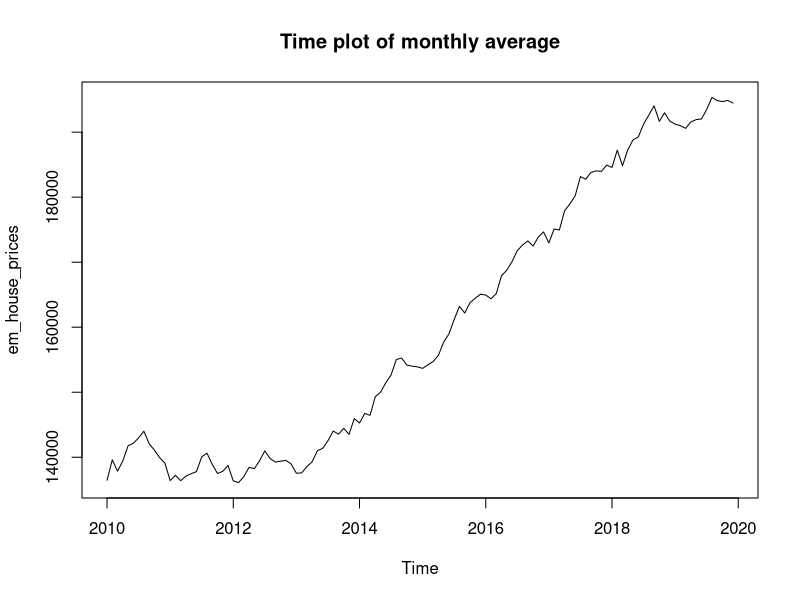
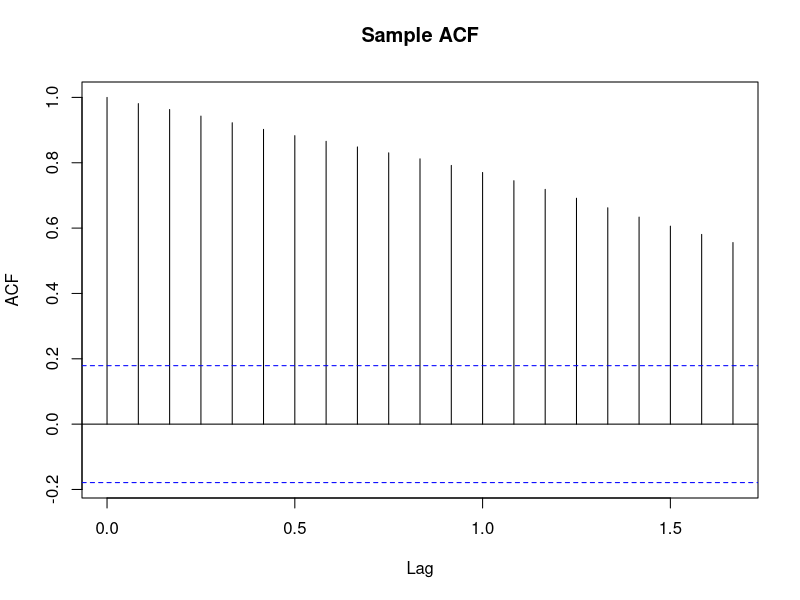
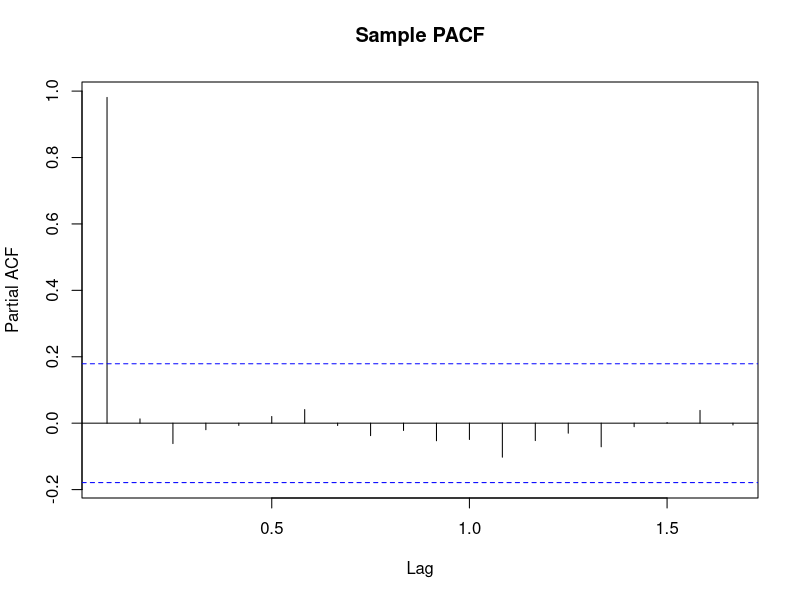
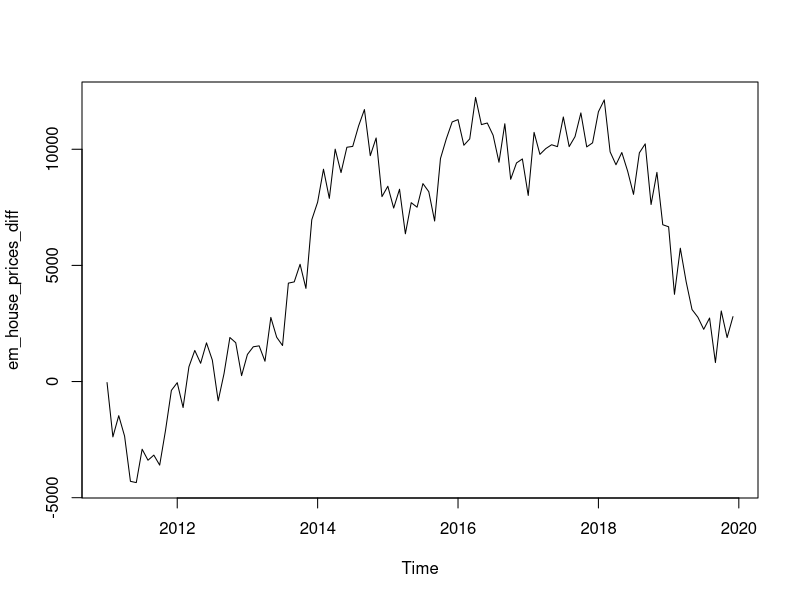
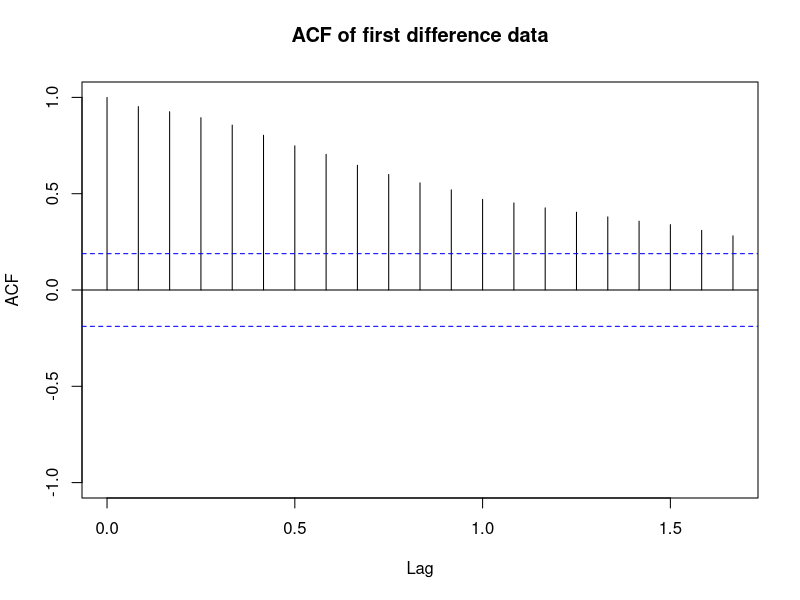
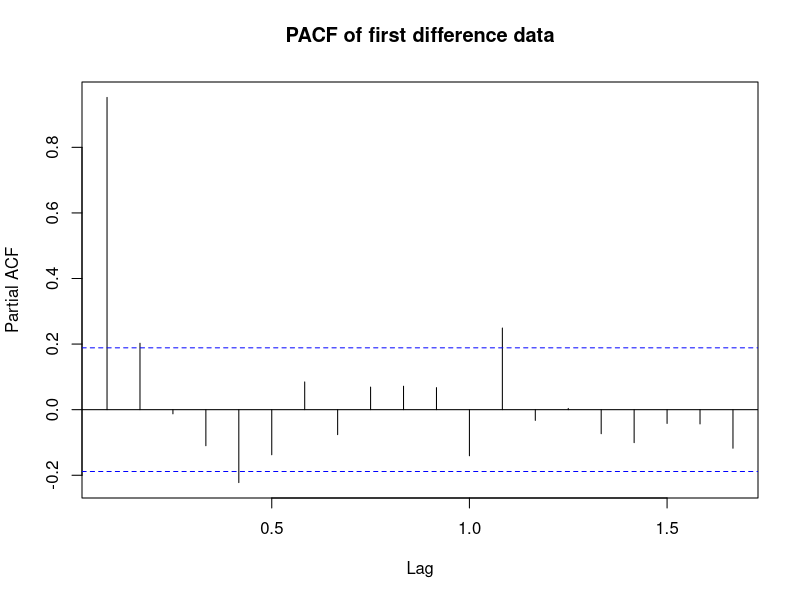
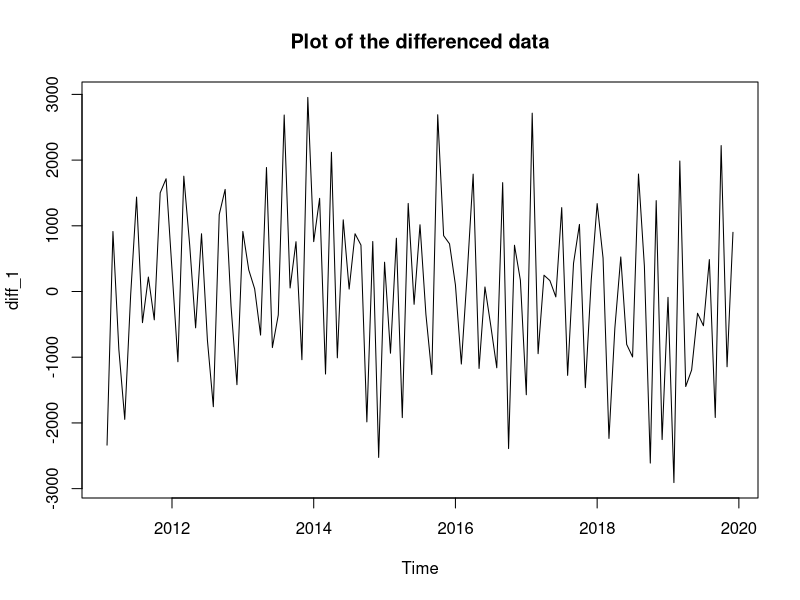
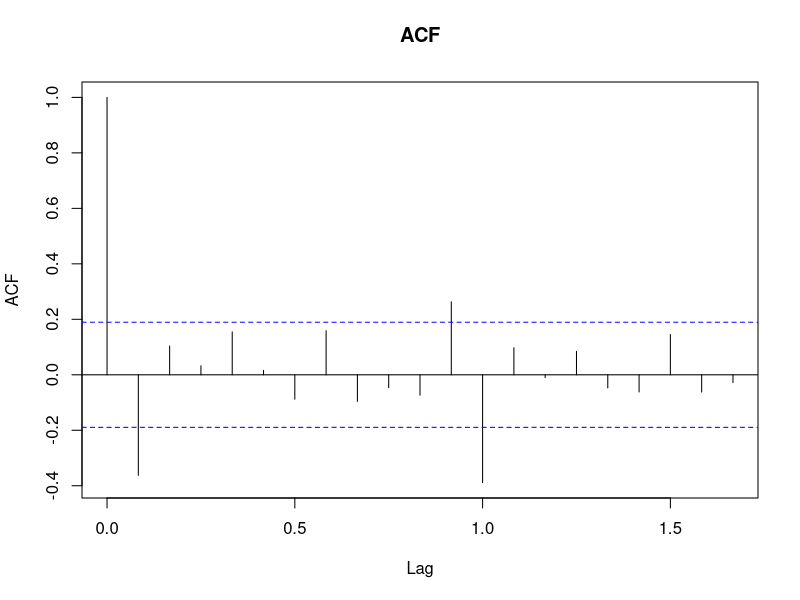

R code for these plots, in order: (Note: this script raises an error after producing the figures.)
#The Task is to produce a time series model to forecast the monthly house prices
#for the first six months of 2020.

#Read the 'em_house_df' dataset
em_house_df<-read.csv("em_house_prices.csv",header=TRUE)

#Print the data 
print(em_house_df)

#Set the monthly average price to time series data
em_house_prices<- ts(em_house_df$average_price_gbp,start=2010,frequency=12)

#Produce a time plot of the simulated data
ts.plot(em_house_prices, main = "Time plot of monthly average")

#The data is not stationary as there is an upward 
#trend(increasing mean) and seasonality present.

#Plot the sample ACF
acf(em_house_prices,main = "Sample ACF")

#The sample ACF does not cut off to zero

#Plot the sample PACF
pacf(em_house_prices, main = "Sample PACF")

#The sample PACF drops to zero after the first lag. 
 
#In order to achieve stationarity, the data is differenced
#A first order difference is used.

#As the data have been collected monthly
#The first difference is done with lag 12.
em_house_prices_diff<- diff(em_house_prices, lag = 12)

#Plot the first-differenced data
ts.plot(em_house_prices_diff)

#Even though there isn't any seasonality, the mean is still
#not constant which suggests its not stationary.

#Plot the ACF of the first-differenced data
acf(em_house_prices_diff,ylim=c(-1,1), main = "ACF of first difference data")

#Plot the PACF of the first-differenced data
pacf(em_house_prices_diff, main = "PACF of first difference data")

#These plots illustrate that the first differenced data is not stationary.
#A first difference of the seasonally differenced data is done to 
#achieve stationarity.
diff_1<- diff(em_house_prices_diff)

#Plot the differenced data
ts.plot(diff_1, main= "Plot of the differenced data")

#Plot the ACF of the differenced data
acf(diff_1, main = "ACF")
#Plot the PACF of the differenced data
pacf(diff_1, main = "PACF")

#On observing the above plots the time series appears to be stationary 
#as it has a constant mean, no seasonality and constant variance over time.

#The sample ACF may cut off to zero after lag 1, which suggests that an
#MA(1) model may be used.

#Begin by fitting an ARIMA(0, 1, 1) × (0, 1, 0)12 model.

model1 <- arima(em_house_prices,order=c(0,1,1),
             seasonal=list(order=c(0,1,0), period=12),
             method="ML")
model1

#Note that the model1 aic = 1832.14 

#Calculate the residuals of the model
resid1<-residuals(model1)
#Time plot of the residuals
ts.plot(resid1, main = "Time plot of residuals")

#Plot ACF of model1 residuals
acf(resid1, main = "ACF of model1")


#Function to produce p-values for the Ljung_Box test for different lags
#where an ARIMA(p,d,q)x(P,D,Q)_h model has been fitted.
#Note that k must be > p+q+P+Q 
#Number of degrees of freedom for the test = k-p-q-P-Q

#Arguments for the function "LB_test"
#resid = residuals from a fitted ARIMA(p,d,q)x(P,D,Q)_h model

#max.k = the maximum value of k at which we perform the test
#Note that the minimum k is set at p+q+P+Q+1 (corresponding to a test with one degree
#of freedom)

#p = Order of the non-seasonal AR part of the model
#q = Order of the non-seasonal MA part of the model
#P = Order of the seasonal AR part of the model
#Q = Order of the seasonal MA part of the model 

#The function returns a table with one column showing the number of degrees 
#of freedom for the test and the other the associated P-value.
LB_test_SARIMA<-function(resid,max.k,p,q,P,Q){
  lb_result<-list()
  df<-list()
  p_value<-list()
  for(i in (p+q+P+Q+1):max.k){
    lb_result[[i]]<-Box.test(resid,lag=i,type=c("Ljung-Box"),fitdf=(p+q+P+Q))
    df[[i]]<-lb_result[[i]]$parameter
    p_value[[i]]<-lb_result[[i]]$p.value
  }
  df<-as.vector(unlist(df))
  p_value<-as.vector(unlist(p_value))
  test_output<-data.frame(df,p_value)
  names(test_output)<-c("deg_freedom","LB_p_value")
  return(test_output)
}


#Perform Ljung-Box tests for the model1 residuals
model1.LB<-LB_test_SARIMA(resid1, max.k=11, p=0, q=1, P=0, Q=0)
model1.LB

#Produce a plot of the p-values against the degrees of freedom 
plot(model1.LB$deg_freedom,model1.LB$LB_p_value,xlab="Degrees of freedom",ylab="Pvalue",main="Ljung-Box test P-values",ylim=c(0,1))
#Add a blue dashed line at 0.05
abline(h=0.05,col="blue",lty=2)

#The time plot of the residuals appears to look similar to that for white noise. 
#The sample ACF seems to be close to zero at all lags > 0. 
#Therefore, the residuals are independent.
#The p-values are also quite less. 
#An alternative model should be considered to fit the data.

#Fitting an ARIMA(0, 1, 2) × (0, 1, 0)12 model.
model2 <- arima(em_house_prices,order=c(0,1,2),
                seasonal=list(order=c(0,1,0), period=12),
                method="ML")
model2

#Note that the model2 aic = 1830.26

#Calculate the residuals of model2
resid2<-residuals(model2)
#Time plot of model2 residuals
ts.plot(resid2,main = "Time plot of residuals")

#Plot ACF of model2 residuals
acf(resid2, main = "ACF of model2 residuals")

#Ljung-Box tests for model2 residuals
model2.LB<-LB_test_SARIMA(resid2, max.k=11, p=0, q=2, P=0, Q=0)
model2.LB

#Produce a plot of the p-values against the degrees of freedom 
plot(model2.LB$deg_freedom,model2.LB$LB_p_value,xlab="Degrees of freedom",ylab="Pvalue",main="Ljung-Box test P-values",ylim=c(0,1))
#Add a blue dashed line at 0.05
abline(h=0.05,col="blue",lty=2)

#Even though the model1 aic = 1832.14 is greater than model2 aic = 1830.26,
#hypothesis test for ma2 |0.1893/0.0960|= 1.9718 (which is less than 2)
#Do not reject H0: theta2=0
#Hence ARIMA(0, 1, 2) × (0, 1, 0)12 model is not the best fit for the data.


#Fitting an ARIMA(1, 1, 1) × (0, 1, 0)12 model.
model3 <- arima(em_house_prices,order=c(1,1,1),
                seasonal=list(order=c(0,1,0), period=12),
                method="ML")
model3

#Note that model3 aic = 1831.9

#Calculate the residuals of model3
resid3<-residuals(model3)
#Time plot of model3 residuals
ts.plot(resid3,main = "Time plot of residuals")

#Plot ACF of model3 residuals
acf(resid3, main = "ACF of model3 residuals")

#Ljung-Box test for model3 residuals
model3.LB<-LB_test_SARIMA(resid3, max.k=11, p=1, q=1, P=0, Q=0)
model3.LB

#To produce a plot of the p-values against the degrees of freedom 
plot(model3.LB$deg_freedom,model3.LB$LB_p_value,xlab="Degrees of freedom",ylab="Pvalue",main="Ljung-Box test P-values",ylim=c(0,1))
#Add a blue dashed line at 0.05
abline(h=0.05,col="blue",lty=2)

#The model3 aic = 1831.9, however its p-values are fairly small,
#hence, ARIMA(1, 1, 1) × (0, 1, 0)12 model is not a good fit.

#Fitting an ARIMA(1, 1, 2) × (0, 1, 0)12 model.
model4 <- arima(em_house_prices,order=c(1,1,2),
                seasonal=list(order=c(0,1,0), period=12),
                method="ML")
model4

#Note that model4 aic = 1825.04

#Calculate the residuals of model4
resid4<-residuals(model4)
#Time plot of model4 residuals
ts.plot(resid4, main= "Time plot of model4 residuals")

#Plot ACF of model4 residuals
acf(resid4, main = "ACF of model4 residuals")

#Ljung-Box test for model4 residuals
model4.LB<-LB_test_SARIMA(resid4, max.k=11, p=1, q=2, P=0, Q=0)
model4.LB

#To produce a plot of the P-values against the degrees of freedom 
plot(model4.LB$deg_freedom,model4.LB$LB_p_value,xlab="Degrees of freedom",ylab="Pvalue",main="Ljung-Box test P-values",ylim=c(0,1))
#Add a blue dashed line at 0.05
abline(h=0.05,col="blue",lty=2)

#The model4 aic = 1825.04 is lesser than model1 aic = 1832.14
#Hypothesis test for ma2 |0.5549/0.1003|= 5.532 (greater than 2)
#All p values > 0.05
#Therefore, ARIMA(1, 1, 2) × (0, 1, 0)12 model is the best fit until now.
#Howver more models can be checked for best result.

#Fitting an ARIMA(2, 1, 1) × (0, 1, 0)12 model.
model5 <- arima(em_house_prices,order=c(2,1,1),
                seasonal=list(order=c(0,1,0), period=12),
                method="ML")
model5

#Note that model5 aic = 1833.84

#The current best model(model4 - aic = 1825.04) is lesser than that of model 5 - aic = 1833.84
#Therefore, ARIMA(2, 1, 1) × (0, 1, 0)12 model is not a good fit. 
#Additionally trying seasonality components for model 4 with P=1

model6 <- arima(em_house_prices,order=c(1,1,2),
                seasonal=list(order=c(1,1,0), period=12),
                method="ML")
model6

#Note that model6 aic = 1810.82

#Calculate the residuals of model6
resid6<-residuals(model6)
#Time plot of model6 residuals
ts.plot(resid6, main = "Time plot of model6 residuals")

#Plot ACF of model6 residuals
acf(resid6, main = "ACF of model6 residuals")

#Ljung-Box test for model6 residuals
model6.LB<-LB_test_SARIMA(resid6, max.k=11, p=1, q=2, P=1, Q=0)
model6.LB

#Produce a plot of p-values against the degrees of freedom
plot(model6.LB$deg_freedom,model6.LB$LB_p_value,xlab="Degrees of freedom",ylab="Pvalue",main="Ljung-Box test P-values",ylim=c(0,1))
#Add a blue dashed line at 0.05
abline(h=0.05,col="blue",lty=2)

#The model6 aic = 1810.82 is lesser than model4 aic = 1825.04,
#Hypothesis test for SAR1 |-0.4729/0.0944|= 5.0095(greater than 2)
#All thep values > 0.05

#Therefore, the best model until now is model6.

#Similarly, try seasonality components for model 4 with Q=1
model7 <- arima(em_house_prices,order=c(1,1,2),
                seasonal=list(order=c(0,1,1), period=12),
                method="ML")
model7

#Note that model7 aic = 1790.89

#Calculate the residuals of model7
resid7<-residuals(model7)
#Time plot of Residuals of model7
ts.plot(resid7, main = "Time plot of residuals of model7")

#Plot sample ACF of model7 residuals
acf(resid7, main = "ACF of model7 residuals")

#Ljung-Box test for model7 residuals
model7.LB<-LB_test_SARIMA(resid7, max.k=11, p=1, q=2, P=0, Q=1)
model7.LB

#Produce a plot of the p-values against the degrees of freedom
plot(model7.LB$deg_freedom,model7.LB$LB_p_value,xlab="Degrees of freedom",ylab="Pvalue",main="Ljung-Box test P-values",ylim=c(0,1))
#Add a blue dashed line at 0.05
abline(h=0.05,col="blue",lty=2)

#The model7 aic=1790.89 is lesser than model6 aic=1810.82
#Hypothesis test for SMA1 |-0.8109/0.1337|= 6.06(greater than 2)
#All p values > 0.05
#Model7 is the best fit model uptil now

#Seasonality components for model 7 with P=1
model8 <- arima(em_house_prices,order=c(1,1,2),
                seasonal=list(order=c(1,1,1), period=12),
                method="ML")
model8

#Note that model8 aic = 1792.74

#Calculate the model8 residuals
resid8<-residuals(model8)
#Time plot of residuals of model8
ts.plot(resid8, main = "Time plot of residuals of model8")

#Plot ACF of model8 residuals
acf(resid8, main(" ACF of model8 residuals"))

#Ljung-Box test for model8 residuals
model8.LB<-LB_test_SARIMA(resid8, max.k=11, p=1, q=2, P=1, Q=1)
model8.LB

#Produce a plot of the p-values against the degrees of freedom
#Add a blue dashed line at 0.05
plot(model8.LB$deg_freedom,model8.LB$LB_p_value,xlab="Degrees of freedom",ylab="Pvalue",main="Ljung-Box test P-values",ylim=c(0,1))
abline(h=0.05,col="blue",lty=2)

#The model8 aic = 1792.74 is greater than model7 aic = 1790.89

#Hypothesis test for SAR1 |0.0575/0.1502|= 0.3838(< 2)
#Hence, sar1 should not be included
#All p values > 0.05
#Model8 is not a good fit

#On analysis of multiple models, model 7 seems to be the best fit for the data with 
#least aic and all p-values > 0.05.
#ARIMA(1, 1, 2) × (0, 1, 1)12 model is best fit. 

#Forecasting using the selected ARIMA model
install.packages("forecast")

#Access the library forecast
library(forecast)

#Forecasting values for the next 6 months
forecast_values <- forecast(model7, h = 6)

#Display the forecasted values
print(forecast_values)

#Plot the forecasted values along with the the data
plot(forecast_values, main = "Forecasted Monthly House Prices (2020)",
     xlab = "Date", ylab = "House Price (GBP)")
